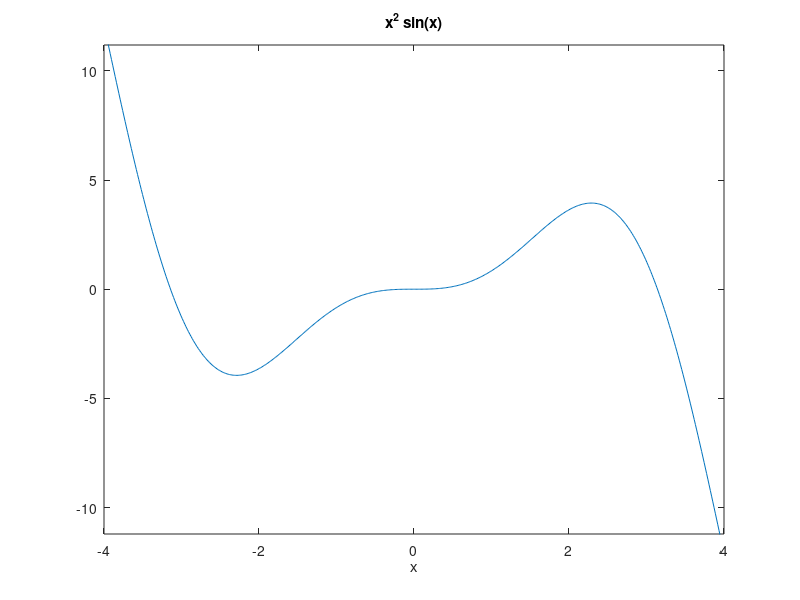

Write the MATLAB code that produced this figure.

% use plot
x=-4:0.01:4;
y= x.^2.*sin(x);
plot(x,y);

% use fplot
fplot(@(x) x.^2.*sin(x), [-4, 4])

% use ezplot
ezplot('x.^2.*sin(x)', [-4, 4]);
